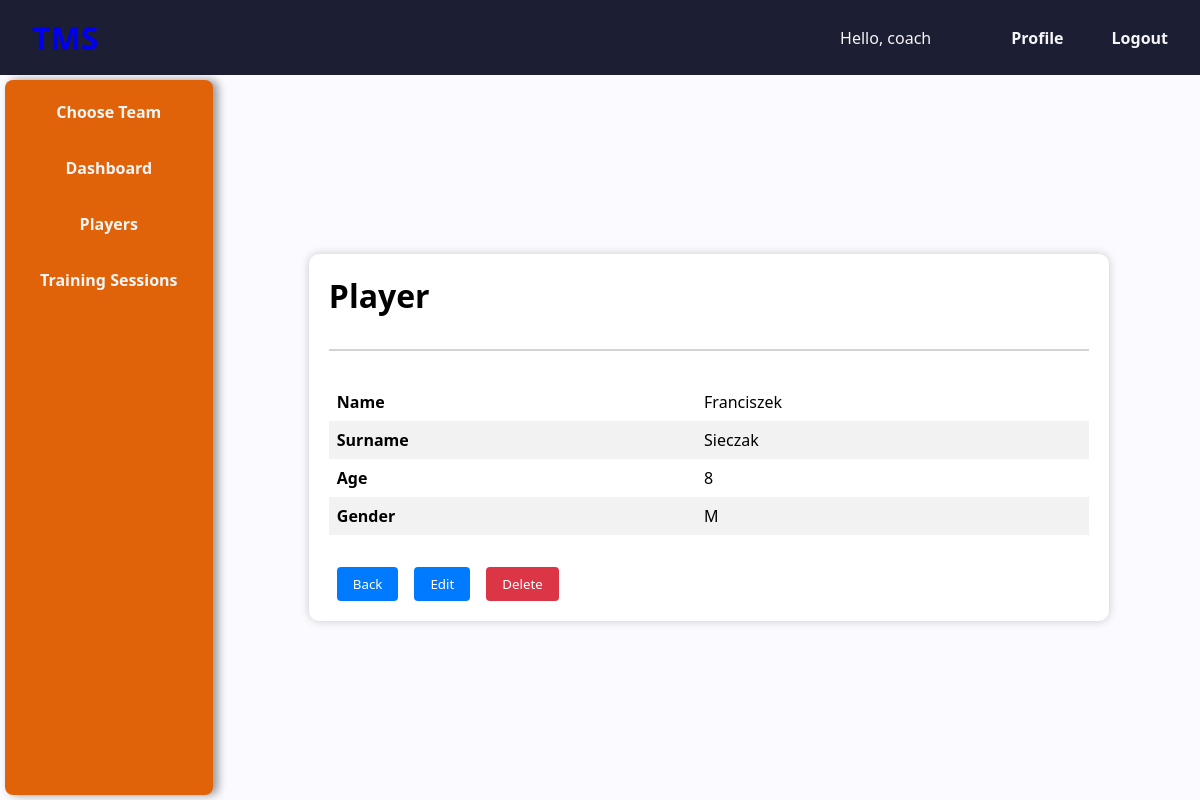
The app's page /coach/player/1 (signed in) with its own data.
### user/models.py (models this page shows)
class User(AbstractUser):
    class Meta:
        db_table = 'auth_user'
    COACH = 'Coach'
    PARENT = 'Parent'
    PLAYER = 'Player'
    ROLE_CHOICES = [
        (COACH, 'Coach'),
        (PARENT, 'Parent'),
        (PLAYER, 'Player'),
    ]
    role = models.CharField(
        max_length=20,
        choices=ROLE_CHOICES,
        default=PLAYER,
        null=True,
    )
    current_team = models.ForeignKey('coach.Team', on_delete=models.SET_NULL, null=True)

### coach/models.py (models this page shows, shortened)
class Player(models.Model):
    GENDER_CHOICES = (
        ('M', 'Male'),
        ('F', 'Female'),
    )
    name = models.CharField(max_length=200, null=True)
    surname = models.CharField(max_length=200, null=True)
    dob = models.DateField(null=True)
    gender = models.CharField(max_length=200, null=True, choices=GENDER_CHOICES)
    team = models.ForeignKey(Team, on_delete=models.SET_NULL, null=True)
    hash = models.CharField(max_length=200, null=True)
    @property
    def age(self):
        today = datetime.date.today()
        return today.year - self.dob.year - ((today.month, today.day) < (self.dob.month, self.dob.day))

### coach/decorators.py (the view)
		def wrapper_func(request, *args, **kwargs):
			role = request.user.role
			if role in allowed_roles:
				return view_func(request, *args, **kwargs)
			else:
				return HttpResponse('You are not authorized to view this page')

### coach/views.py (called while the page is built)
@login_required(login_url='login')
@allowed_users(allowed_roles=['Coach'])
def player(request, player_id):
    player = Player.objects.get(id=player_id)
    context = {
        'player': player,
    }
    return render(request, 'coach/player.html', context)

### coach/templates/coach/player.html
{% extends 'coach/base.html' %}
{% block content %}
<div class="frame">
    <div class="content-card">
        <h1>Player</h1>
        <div class="title-divider"></div>
        <table>
            <tr>
                <th>Name</th>
                <td>{{ player.name }}</td>
            </tr>
            <tr>
                <th>Surname</th>
                <td>{{ player.surname }}</td>
            </tr>
            <tr>
                <th>Age</th>
                <td>{{ player.age }}</td>
            </tr>
            <tr>
                <th>Gender</th>
                <td>{{ player.gender }}</td>
            </tr>
        </table>
        <div class="action-bar">
            <a href="{% url 'players' %}"><button class="btn-info">Back</button></a>
            <a href="{% url 'update_player' player.id %}"><button class="btn-update">Edit</button></a>
            <a href="{% url 'delete_player' player.id %}"><button class="btn-delete">Delete</button></a>
        </div>
    </div>
</div>
{% endblock content %}

### coach/templates/coach/navigation.html
<nav>
    <h1><a href="{% url 'dashboard' %}">TMS</a></h1>
    <ul>
        <p>Hello, {{ user.username }}</p>
        <li><a href="{% url 'profile' %}"><button>Profile</button></a></li>
        <li><a href="{% url 'logout' %}"><button>Logout</button></a></li>
    </ul>
</nav>

### static/css/main.css (style rules this page uses)
* { margin: 0; padding: 0; font-family: 'Segoe UI', Tahoma, Geneva, Verdana, sans-serif; box-sizing: border-box; }
body { background-color: var(--accent-color-2); display: flex; flex-direction: column; height: 100vh; }
.frame { width: 100%; height: 100%; padding: 1rem; display: flex; justify-content: center; align-items: center; }
.content-card { background-color: white; border-radius: 10px; box-shadow: 0 0 10px rgba(0, 0, 0, 0.2); padding: 20px; width: 100%; max-width: 800px; }
.title-divider { text-align: center; margin: 2rem 0; color: var(--dark-color); border: 0.5px solid lightgray; width: 100%; }
.action-bar { padding: 2rem 0.5rem 0; display: flex; flex-direction: row; align-items: center; justify-content: flex-start; gap: 1rem; }

### static/css/common.css (style rules this page uses)
table { border-collapse: collapse; width: 100%; }
th, td { text-align: left; padding: 8px; }
tr:nth-child(even) { background-color: #f2f2f2; }
.btn-info { background-color: #007bff; color: #fff; border: none; padding: 8px 16px; border-radius: 4px; cursor: pointer; transition: background-color 0.3s ease; }
.btn-update { background-color: #007bff; color: #fff; border: none; padding: 8px 16px; border-radius: 4px; cursor: pointer; transition: background-color 0.3s ease; }
.btn-delete { background-color: #dc3545; color: #fff; border: none; padding: 8px 16px; border-radius: 4px; cursor: pointer; transition: background-color 0.3s ease; }

### static/css/colors.css (style rules this page uses)
:root { --primary-color: #1C1F33; --primary-color-light: #6b7de5; --secondary-color: #e16309; --secondary-color-dark: #FF5003; --secondary-color-light: #FF8E00; --secondary-color2: #EA767F; --accent-color-1: #F7D4BE; --accent-color-2: #fafaff; --light-color: whitesmoke; --dark-color: #0E0F19; }

### static/css/navigation.css (style rules this page uses)
nav { background-color: var(--primary-color); display: flex; justify-content: space-between; align-items: center; padding: 1rem 1rem; }
nav h1 { font-size: 2em; color: var(--primary-color); text-transform: uppercase; padding-left: 1rem; transition: all 0.2s ease-in-out; }
nav a { text-decoration: none; font-weight: bold; }
nav ul { display: flex; justify-content: space-between; align-items: center; list-style: none; }
nav li button { background-color: transparent; border: none; color: var(--light-color); font-weight: bold; font-size: 1rem; padding: 0.5rem 1rem; margin-left: 1em; transition: all 0.2s ease-in-out; }
nav p { color: var(--light-color); margin-right: 3rem; }

### records on screen
Player: name "Franciszek", surname "Sieczak", age "8", gender "M"

### other values on screen
{{ user.username }} "coach"
